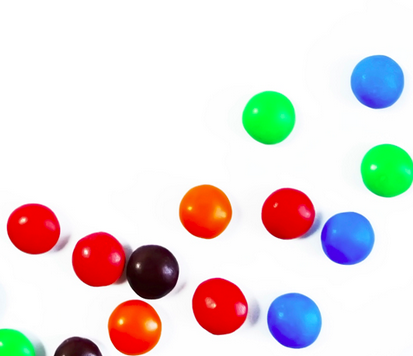
#> input picture smarties.png, 413 x 356 px
$ python 'object detection by hsv.py'
#> lines starting #> are read from the running program, lines starting #| are printed output that depends on the picture; after the words box and inside, x2 and y2 are one past the last pixel; in counts of white or black regions, pixels touching at a corner belong together
import cv2 as cv
import numpy as np

def callback(x):
    print(x)


cv.namedWindow("window4")
cv.createTrackbar("l_h","window4",0,255,callback)   ## tracker for lower value of hue
#> slider 'l_h' is set to 51
cv.createTrackbar("l_s","window4",0,255,callback)   ## tracker for lower value of saturation
#> slider 'l_s' is set to 51
cv.createTrackbar("l_v","window4",0,255,callback)   ## tracker for lower value of value
#> slider 'l_v' is set to 51
cv.createTrackbar("u_h","window4",255,255,callback)   ## tracker for upper value of hue
cv.createTrackbar("u_s","window4",255,255,callback)   ## tracker for upper value of saturation
cv.createTrackbar("u_v","window4",255,255,callback)   ## tracker for upper value of value


while(1):
    img = cv.imread("smarties.png")
#> img is the input picture: shape (356, 413, 3); mean B, G, R 219.1, 220.4, 228.9
    hsv=cv.cvtColor(img,cv.COLOR_BGR2HSV)
#> hsv: shape (356, 413, 3); mean H, S, V 27.8, 46.1, 247
    l_h = cv.getTrackbarPos("l_h", "window4")
    l_s = cv.getTrackbarPos("l_s", "window4")
    l_v = cv.getTrackbarPos("l_v", "window4")
    u_h = cv.getTrackbarPos("u_h", "window4")
    u_s = cv.getTrackbarPos("u_s", "window4")
    u_v = cv.getTrackbarPos("u_v", "window4")
    l_b=np.array([l_h,l_s,l_v])
    u_b=np.array([u_h,u_s,u_v])
    mask=cv.inRange(hsv,l_b,u_b)  # mask is always defined as cv.inrange(src,lowbound,hihbound)
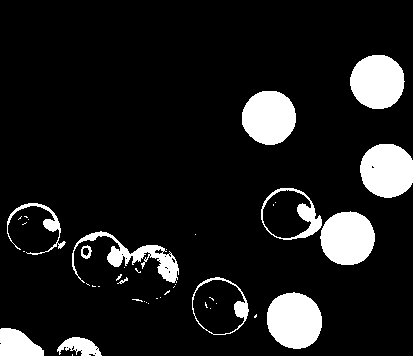
#> mask: shape (356, 413); 11.3% white; 43 white regions (30 under 20 px), largest, box (x1, y1, x2, y2) and area: (267, 292, 322, 349) 2465, (350, 55, 405, 109) 2330, (320, 211, 375, 265) 2326
    res=cv.bitwise_and(img,img,mask=mask)
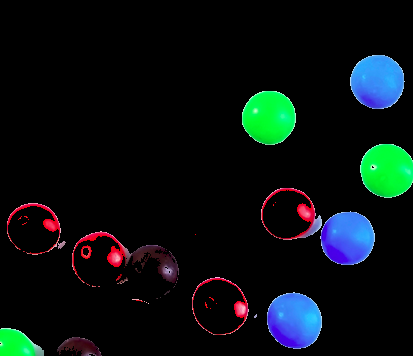
#> res: shape (356, 413, 3); mean B, G, R 16.6, 16.3, 8.1


    cv.imshow("window",img)
    cv.imshow("window2",mask)
    cv.imshow("window3",res)
    k=cv.waitKey(1)
#> (key Esc is pressed here)
    if k==27:
        break

cap=cv.VideoCapture(0)
while(1):
    ret,img=cap.read()
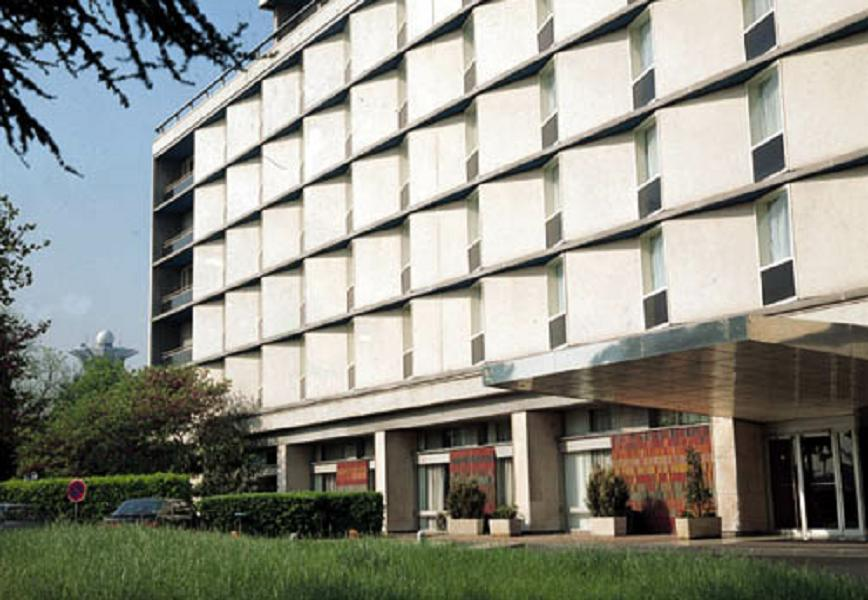
#> input picture building.jpg, 868 x 600 px, given in place of the camera
#> img is the input picture: shape (600, 868, 3); mean B, G, R 133.7, 143.6, 142.9
    hsv=cv.cvtColor(img,cv.COLOR_BGR2HSV)
#> hsv: shape (600, 868, 3); mean H, S, V 40.4, 55.8, 150.8
    l_b=np.array([110,50,50])
    u_b=np.array([130,255,255])
    mask=cv.inRange(hsv,l_b,u_b)  # mask is always defined as cv.inrange(src,lowbound,hihbound)
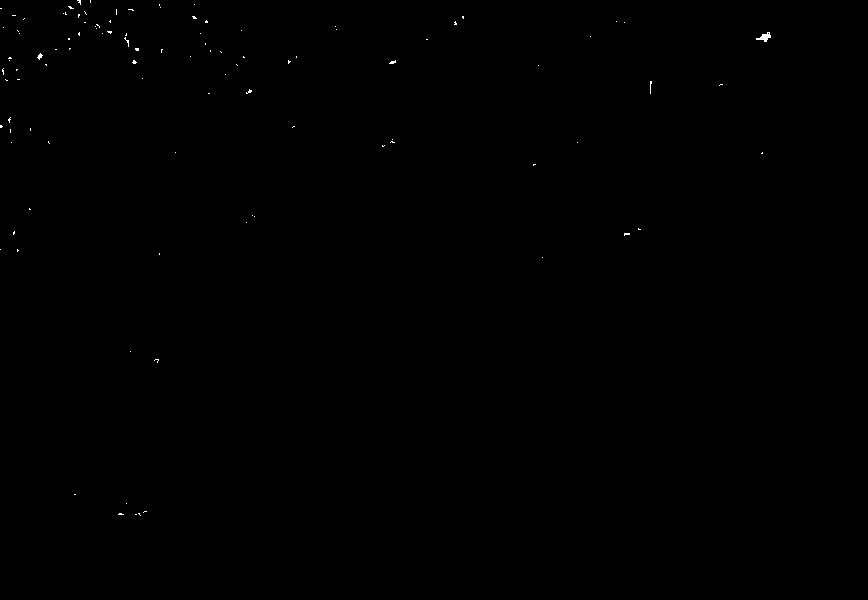
#> mask: shape (600, 868); 0.1% white in thin lines or dots, all inside (x1, y1, x2, y2) = (0, 0, 771, 516)
    res=cv.bitwise_and(img,img,mask=mask)
#> res: shape (600, 868, 3)


    cv.imshow("window",img)
    cv.imshow("window2",mask)
    cv.imshow("window3",res)
    k=cv.waitKey(1)
#> (key Esc is pressed here)
    if k==27:
        break

#> (the run stopped early here; a loop or call above may not have finished)
